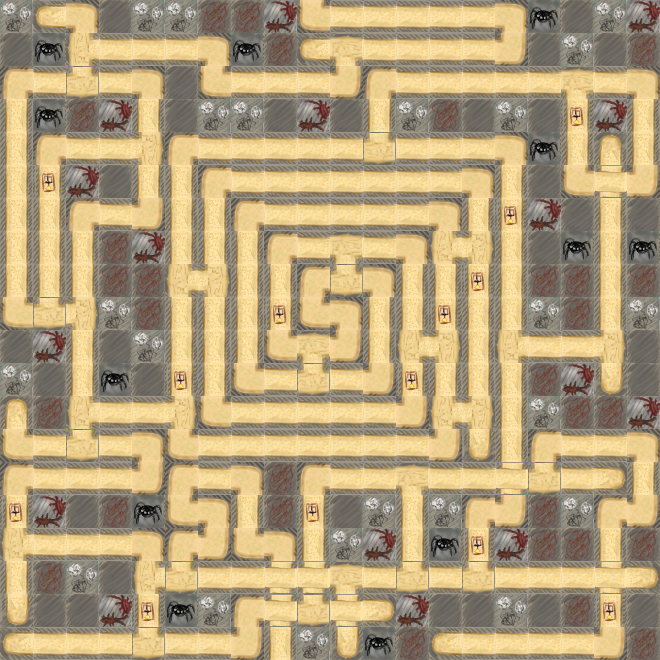

Below is a game level as drawn by its tile map, then a one-line description and the .tmx that defines it (tile-layer data replaced by summaries):
An orthogonal 20x20 tile map with 33x33 px tiles, 1 tile layer (Слой тайлов 1) and 117 objects (103x bound, 13x trap, end).

<map version="1.0" orientation="orthogonal" renderorder="right-down" width="20" height="20" tilewidth="33" tileheight="33" nextobjectid="125">
 <tileset firstgid="1" name="labAll" tilewidth="33" tileheight="33" tilecount="21" columns="21">
  <image source="images/labAll.png" width="693" height="33" />
 </tileset>
 <layer name="Слой тайлов 1" width="20" height="20">
  <data>[400 cells, 400 non-empty, 21 distinct tile ids]</data>
 </layer>
 <objectgroup name="Слой объектов 1">
  <object id="1" name="trap" x="304" y="501" width="14" height="18" />
  <object id="2" name="trap" x="468" y="536" width="16" height="21" />
  <object id="4" name="trap" x="600" y="601" width="17" height="19.5" />
  <object id="5" name="trap" x="403" y="374" width="14" height="17.5" />
  <object id="6" name="trap" x="437" y="305" width="13" height="15" />
  <object id="7" name="trap" x="470" y="275" width="13" height="15" />
  <object id="8" name="trap" x="502" y="208" width="15" height="19.5" />
  <object id="9" name="trap" x="568" y="103.5" width="16" height="22.5" />
  <object id="10" name="trap" x="271" y="307" width="15" height="17.5" />
  <object id="11" name="trap" x="172" y="372" width="14" height="16" />
  <object id="12" name="trap" x="39" y="173" width="17" height="19" />
  <object id="13" name="trap" x="138" y="598.5" width="17" height="19.5" />
  <object id="14" name="trap" x="6" y="503" width="15" height="18" />
  <object id="15" name="bound" x="0" y="652" width="659" height="6" />
  <object id="17" name="bound" x="-6" y="4" width="6" height="656" />
  <object id="18" name="bound" x="655" y="-126" width="3" height="765" />
  <object id="20" name="bound" x="1.5" y="0" width="285.5" height="5" />
  <object id="21" name="bound" x="337.25" y="-3.5" width="285.5" height="5" />
  <object id="22" name="end" x="300" y="1" width="27" height="27" />
  <object id="24" name="bound" x="584.5" y="203.5" width="3" height="120.5" />
  <object id="25" name="bound" x="630.5" y="205.75" width="3" height="187.25" />
  <object id="26" name="bound" x="528.5" y="366.75" width="3" height="72.25" />
  <object id="27" name="bound" x="125.5" y="563" width="3" height="59" />
  <object id="28" name="bound" x="34.5" y="563" width="3" height="49" />
  <object id="29" name="bound" x="59.5" y="337.75" width="3" height="90.25" />
  <object id="30" name="bound" x="100.5" y="232.75" width="3" height="154.25" />
  <object id="31" name="bound" x="152.5" y="230.75" width="3" height="155.25" />
  <object id="32" name="bound" x="534.5" y="8" width="3" height="52" />
  <object id="33" name="bound" x="355.5" y="71.75" width="3" height="19.25" />
  <object id="34" name="bound" x="399.5" y="106.75" width="3" height="17.25" />
  <object id="35" name="bound" x="228.5" y="202" width="3" height="178" />
  <object id="36" name="bound" x="261.5" y="233.75" width="3" height="126.25" />
  <object id="37" name="bound" x="362.5" y="297" width="3" height="60" />
  <object id="38" name="bound" x="394.5" y="274" width="3" height="110.25" />
  <object id="39" name="bound" x="493.5" y="172.75" width="3" height="284.25" />
  <object id="40" name="bound" x="529.5" y="137" width="3" height="187.25" />
  <object id="41" name="bound" x="195.5" y="302.75" width="3" height="110.25" />
  <object id="42" name="bound" x="195.5" y="174" width="3" height="85.25" />
  <object id="43" name="bound" x="586.5" y="498.75" width="3" height="60.25" />
  <object id="44" name="bound" x="430.5" y="500.75" width="3" height="54.25" />
  <object id="45" name="bound" x="388.5" y="498" width="3" height="61.25" />
  <object id="46" name="bound" x="331.5" y="496" width="3" height="62.25" />
  <object id="47" name="bound" x="294.5" y="481.75" width="3" height="46.25" />
  <object id="48" name="bound" x="231.5" y="494.75" width="3" height="64.25" />
  <object id="49" name="bound" x="163.5" y="438.75" width="3" height="120.5" />
  <object id="50" name="bound" x="33.5" y="499" width="3" height="26.25" />
  <object id="51" name="bound" x="554.5" y="96.75" width="3" height="83.25" />
  <object id="52" name="bound" x="621.5" y="96.75" width="3" height="68.25" />
  <object id="53" name="bound" x="162.5" y="69" width="3" height="147.25" />
  <object id="54" name="bound" x="31.5" y="103" width="3" height="189.25" />
  <object id="55" name="bound" x="64.5" y="174.75" width="3" height="120.5" />
  <object id="56" name="bound" x="427.5" y="228" width="3" height="98.25" />
  <object id="57" name="bound" x="459.5" y="270.75" width="3" height="120.5" />
  <object id="58" name="bound" x="462.5" y="433" width="3" height="30.25" />
  <object id="59" name="bound" x="422.5" y="371" width="3" height="51" />
  <object id="60" name="bound" x="124.5" y="99.75" width="3" height="32.25" />
  <object id="61" name="bound" x="124.5" y="166.75" width="3" height="30.25" />
  <object id="62" name="bound" x="172.5" y="459" width="318.5" height="4" />
  <object id="63" name="bound" x="367" y="592" width="221" height="4" />
  <object id="64" name="bound" x="379" y="624" width="207.25" height="4" />
  <object id="65" name="bound" x="497.75" y="557" width="84.25" height="4" />
  <object id="66" name="bound" x="341.875" y="554" width="37.125" height="4" />
  <object id="67" name="bound" x="169.875" y="624" width="55.125" height="4" />
  <object id="68" name="bound" x="40.875" y="618" width="84.25" height="4" />
  <object id="69" name="bound" x="43.875" y="520" width="84.25" height="4" />
  <object id="70" name="bound" x="40.875" y="460" width="84.25" height="4" />
  <object id="71" name="bound" x="206.875" y="428" width="208.125" height="4" />
  <object id="72" name="bound" x="232.875" y="394" width="156.125" height="4" />
  <object id="73" name="bound" x="274.875" y="228" width="143.125" height="4" />
  <object id="74" name="bound" x="243.875" y="195" width="209.125" height="4" />
  <object id="75" name="bound" x="212" y="162" width="271" height="4" />
  <object id="76" name="bound" x="172.875" y="119" width="183.125" height="4" />
  <object id="77" name="bound" x="404.875" y="126" width="121.125" height="4" />
  <object id="78" name="bound" x="202.875" y="101" width="152.125" height="4" />
  <object id="79" name="bound" x="239.875" y="63" width="84.25" height="4" />
  <object id="80" name="bound" x="372.875" y="64" width="283.125" height="4" />
  <object id="81" name="bound" x="308.875" y="33" width="186.125" height="4" />
  <object id="82" name="bound" x="101.875" y="30" width="127.125" height="4" />
  <object id="83" name="bound" x="103.875" y="64" width="84.25" height="4" />
  <object id="84" name="bound" x="30.875" y="100" width="84.25" height="4" />
  <object id="85" name="bound" x="99" y="391" width="59.125" height="4" />
  <object id="86" name="bound" x="37.875" y="128" width="84.25" height="4" />
  <object id="87" name="bound" x="9.875" y="336" width="45.125" height="4" />
  <object id="88" name="bound" x="34.875" y="422" width="18.125" height="4" />
  <object id="89" name="bound" x="202" y="559" width="65.125" height="4" />
  <object id="90" name="bound" x="167.875" y="592" width="84.25" height="4" />
  <object id="91" name="bound" x="538.875" y="422" width="108.125" height="4" />
  <object id="92" name="bound" x="566" y="460" width="54.125" height="4" />
  <object id="93" name="bound" x="536" y="327" width="57.125" height="4" />
  <object id="94" name="bound" x="534" y="366" width="60.125" height="4" />
  <object id="95" name="bound" x="59.5" y="37" width="3" height="28" />
  <object id="96" name="bound" x="422.5" y="630" width="3" height="22.125" />
  <object id="98" name="bound" x="616.5" y="468.938" width="3" height="22.125" />
  <object id="99" name="bound" x="584.5" y="596.938" width="3" height="22.125" />
  <object id="101" name="bound" x="630.5" y="591.938" width="3" height="56.0625" />
  <object id="102" name="bound" x="632.5" y="531.938" width="3" height="22.125" />
  </objectgroup>
</map>
<!-- 21 of 117 objects omitted -->